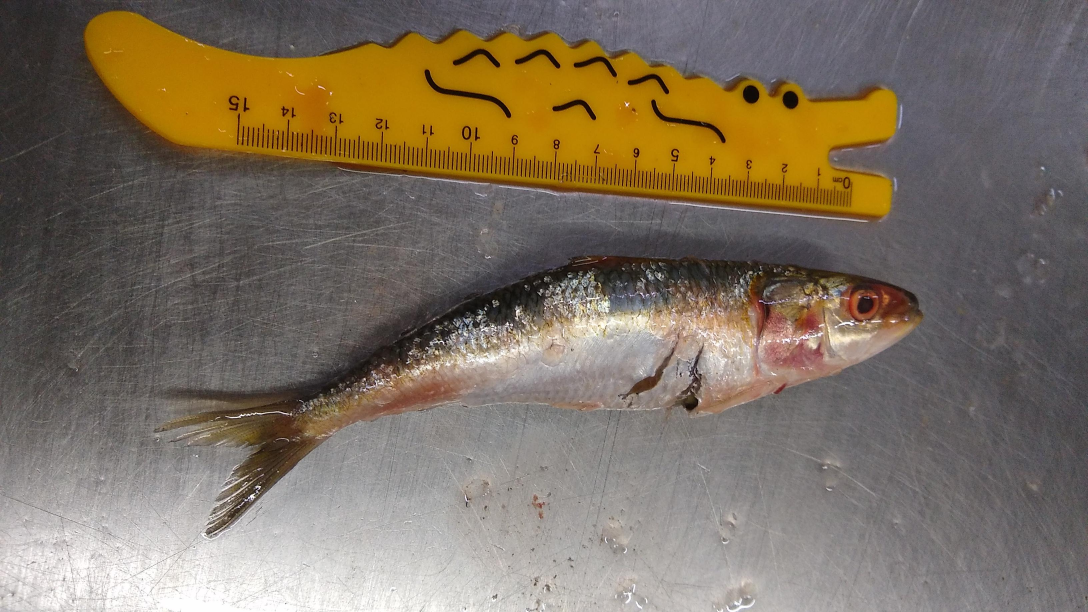
#> input picture white-paper-assets/sample-inputs/20240725122127428_sardine_bad.jpeg, 3264 x 1836 px (shown at 1/3 size)
$ python -i highlight_cuts.py   (imports and definitions only)
#> lines starting #> are read from the running program, lines starting #| are printed output that depends on the picture
#> in highlight_cuts, image is the input picture: shape (1836, 3264, 3); mean R, G, B 125.8, 113.3, 97
"""
highlight_cuts.py

Detect and highlight cuts/damages on a segmented fish image.
Update the YOLO openvino model path and image path in the code.
"""

import cv2
import numpy as np
import matplotlib.pyplot as plt
from PIL import Image
from ultralytics import YOLO

# ------------------------------------------------------------------
# Load Cut Segmentation Model
# ------------------------------------------------------------------
# CUT_MODEL_PATH = r"mobileapp models\cut-seg_openvino_model" # replace with your model path
CUT_MODEL_PATH = r"../notebooks/mobileapp models/cut-seg_openvino_model" # replace with your model path

# [1 line that did not run here, left out]

# Warm-up
dummy = np.zeros((640, 640, 3), dtype=np.uint8)
# [1 line not run here, left out]


# ------------------------------------------------------------------
# Preprocessing (same as your original code)
# ------------------------------------------------------------------
def process_image(image, size=(640, 640)):
    """
    Resize while maintaining aspect ratio and pad with white background.
    Returns resized image and padding details.
    """
#> called with size = (640, 640)

    h, w = image.shape[:2]
#> h = 1836; w = 3264

    aspect_ratio = w / h
#> aspect_ratio = 1.78

    if aspect_ratio > 1:
        new_w = size[0]
        new_h = int(new_w / aspect_ratio)
#> new_h = 360
    else:
        new_h = size[1]
        new_w = int(new_h * aspect_ratio)

    resized = cv2.resize(image, (new_w, new_h))
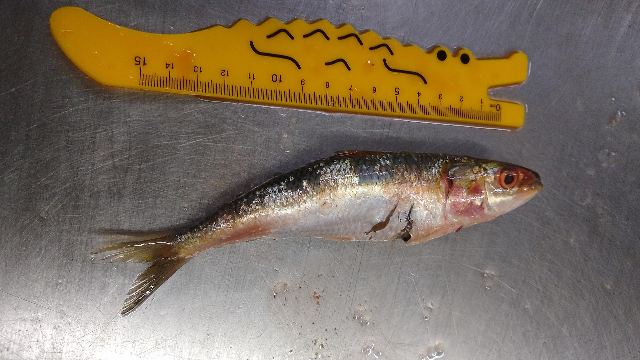
#> resized: shape (360, 640, 3); mean R, G, B 125.6, 113.2, 96.9

    pad_h = (size[1] - new_h) // 2
#> pad_h = 140
    pad_w = (size[0] - new_w) // 2

    padded = cv2.copyMakeBorder(
        resized,
        pad_h,
        pad_h,
        pad_w,
        pad_w,
        cv2.BORDER_CONSTANT,
        value=(255, 255, 255),
    )
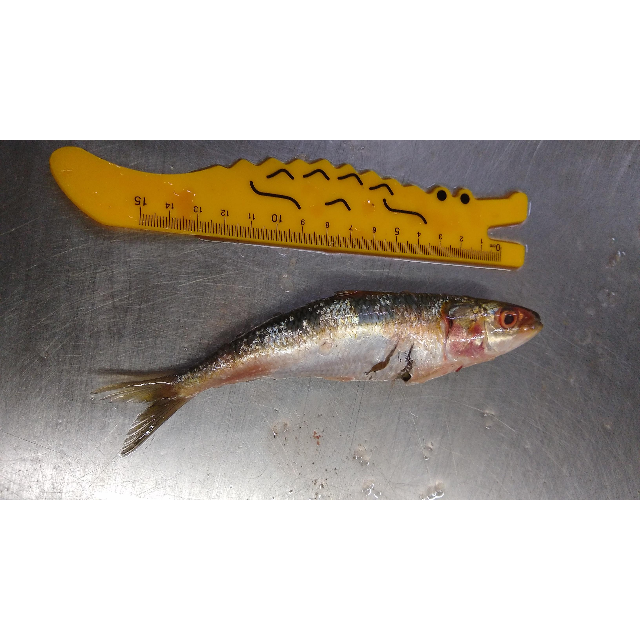
#> padded: shape (640, 640, 3); mean R, G, B 182.2, 175.2, 166.1

    padded = cv2.resize(padded, (640, 640))

    return padded, {
        "orig_w": w,
        "orig_h": h,
        "new_w": new_w,
        "new_h": new_h,
        "pad_w": pad_w,
        "pad_h": pad_h,
    }

def map_polygon_to_original(polygon, transform):
    """
    Convert polygon coordinates from the 640x640 processed image
    back to the original image.
    """

    polygon = polygon.astype(np.float32)

    polygon[:, 0] -= transform["pad_w"]
    polygon[:, 1] -= transform["pad_h"]

    scale_x = transform["new_w"] / transform["orig_w"]
    scale_y = transform["new_h"] / transform["orig_h"]

    polygon[:, 0] /= scale_x
    polygon[:, 1] /= scale_y

    polygon[:, 0] = np.clip(polygon[:, 0], 0, transform["orig_w"] - 1)
    polygon[:, 1] = np.clip(polygon[:, 1], 0, transform["orig_h"] - 1)

    return polygon.astype(np.int32)

# ------------------------------------------------------------------
# Main Function
# ------------------------------------------------------------------
def highlight_cuts(
    image,
    save_path="generated-results/fish_cuts.png",
    conf=0.5,
    alpha=0.3,
    dpi=300,
    show=False,
):
    """
    Highlight detected cut/damage regions.

    Parameters
    ----------
    image : str or ndarray
        Segmented fish image (white background).

    save_path : str
        Output filename.

    conf : float
        Detection confidence.

    alpha : float
        Overlay transparency.

    dpi : int
        Saving DPI.

    show : bool
        Display output.

    Returns
    -------
    highlighted_image : ndarray
    """

    # ----------------------------------------------------------
    # Read image
    # ----------------------------------------------------------
    if isinstance(image, str):
        image = np.array(Image.open(image).convert("RGB"))

    original = image.copy()

    model_input, transform = process_image(original)
#> transform = {'orig_w': 3264, 'orig_h': 1836, 'new_w': 640, 'new_h': 360, 'pad_w': 0, 'pad_h': 140}

#> (the run stopped early here; a loop or call above may not have finished)

$ run again, on white-paper-assets/generated-results/mackerel_fish_cuts.png
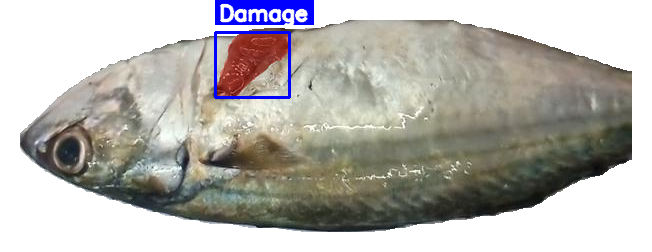
#> input picture white-paper-assets/generated-results/mackerel_fish_cuts.png, 652 x 252 px
#> in process_image, `padded = cv2.copyMakeBorder( resized, pad_h, pad_h, pad_w, pad_w, cv2...`:
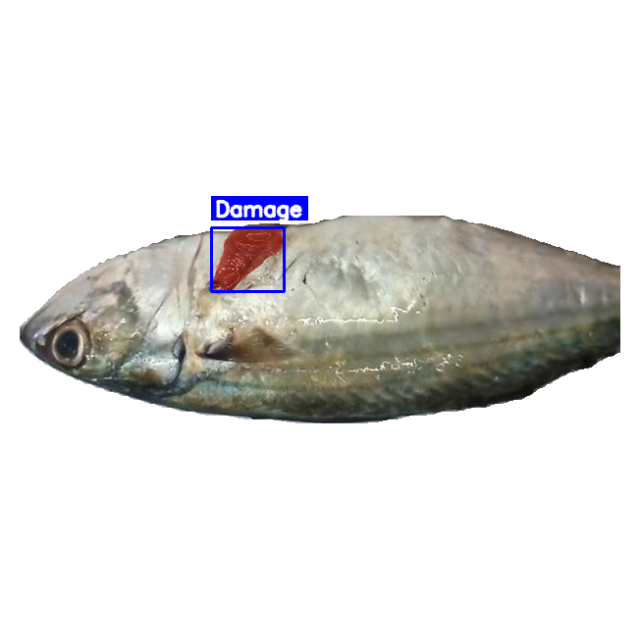
#> padded: shape (639, 640, 3); mean R, G, B 226.4, 225.6, 223.8
#> transform = {'orig_w': 652, 'orig_h': 252, 'new_w': 640, 'new_h': 247, 'pad_w': 0, 'pad_h': 196}

$ run again, on white-paper-assets/sample-inputs/2024-12-03_10_19_29_(17702)_sardine_input.jpeg
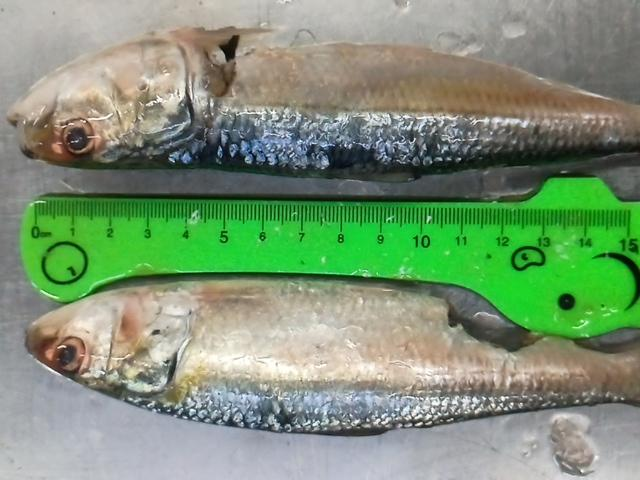
#> input picture white-paper-assets/sample-inputs/2024-12-03_10_19_29_(17702)_sardine_input.jpeg, 640 x 480 px
#> in highlight_cuts, image is the input picture: shape (480, 640, 3); mean R, G, B 125.3, 148.5, 117.8
#> in process_image, `padded = cv2.copyMakeBorder( resized, pad_h, pad_h, pad_w, pad_w, cv2...`:
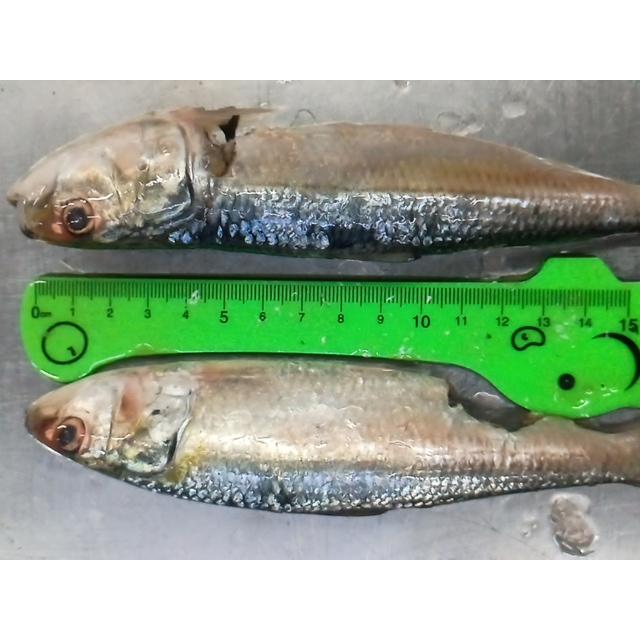
#> padded: shape (640, 640, 3); mean R, G, B 157.7, 175.1, 152.1
#> transform = {'orig_w': 640, 'orig_h': 480, 'new_w': 640, 'new_h': 480, 'pad_w': 0, 'pad_h': 80}
